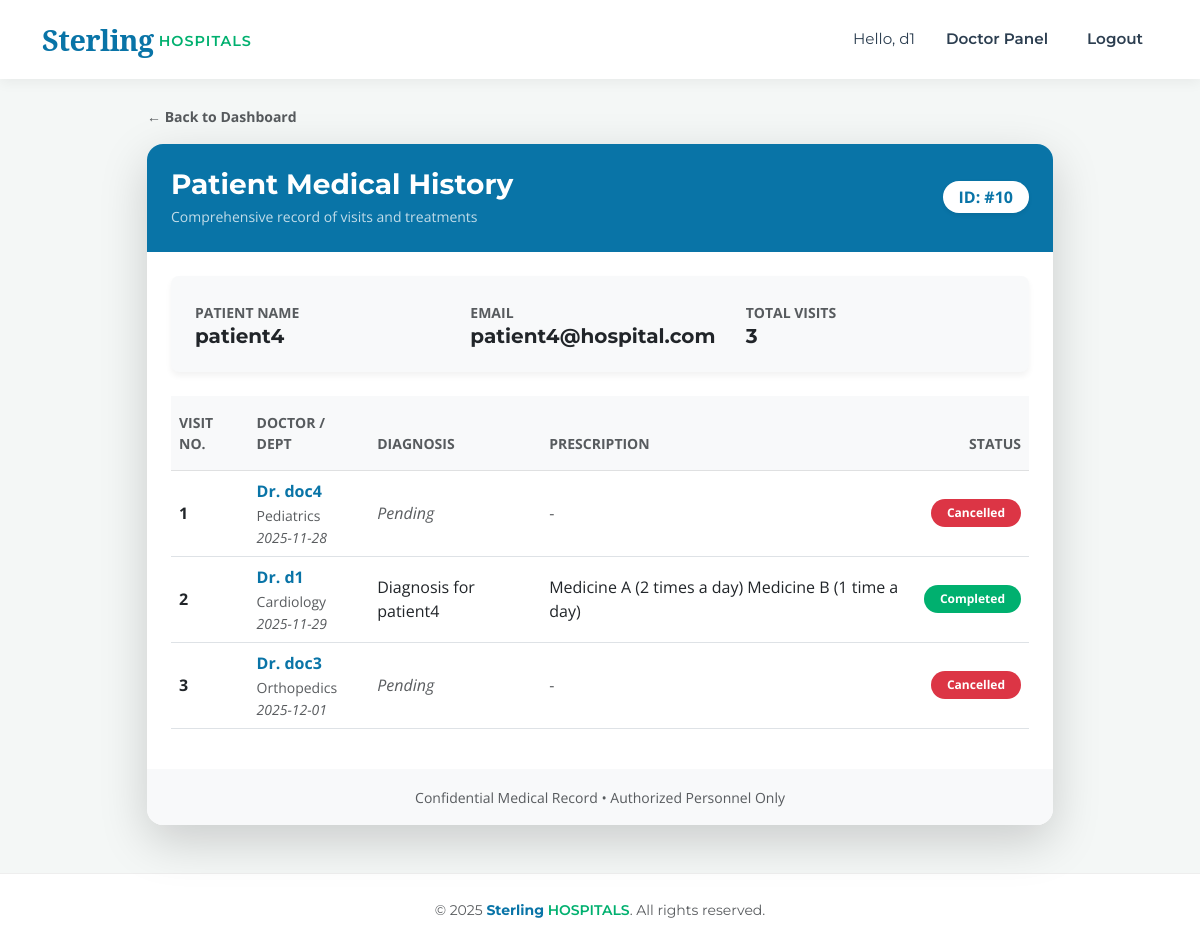
The page /patient_history/10 (signed in) on the database its author committed.
### models.py (models this page shows, shortened)
class User(db.Model, UserMixin):
    __tablename__ = 'users'
    id = db.Column(db.Integer, primary_key=True)
    username = db.Column(db.String(100), unique=True, nullable=False)
    email = db.Column(db.String(120), unique=True, nullable=False)
    password = db.Column(db.String(200), nullable=False)
    role = db.Column(db.String(20), nullable=False)  # admin, doctor, patient
    phone_number = db.Column(db.String(15), nullable=True)
    is_active_user = db.Column(db.Boolean, default=True)
    department_id = db.Column(db.Integer, db.ForeignKey('departments.id'), nullable=True)
    doctor_appointments = db.relationship('Appointment', foreign_keys='Appointment.doctor_id', backref='doctor_ref', lazy=True)
    patient_appointments = db.relationship('Appointment', foreign_keys='Appointment.patient_id', backref='patient_ref', lazy=True)

class Appointment(db.Model):
    __tablename__ = 'appointments'
    id = db.Column(db.Integer, primary_key=True)
    patient_id = db.Column(db.Integer, db.ForeignKey('users.id'), nullable=False)
    doctor_id = db.Column(db.Integer, db.ForeignKey('users.id'), nullable=False)
    appointment_date = db.Column(db.Date, nullable=False)
    appointment_time = db.Column(db.Time, nullable=False)
    status = db.Column(db.String(20), default='Pending')
    treatment = db.relationship('Treatment', backref='appointment', uselist=False, lazy=True)
    created_at = db.Column(db.DateTime, default=datetime.utcnow)

class Department(db.Model):
    __tablename__ = 'departments'
    id = db.Column(db.Integer, primary_key=True)
    name = db.Column(db.String(100), unique=True, nullable=False)
    description = db.Column(db.Text, nullable=True)
    doctors = db.relationship('User', backref='department', lazy=True)

class Treatment(db.Model):
    __tablename__ = 'treatments'
    id = db.Column(db.Integer, primary_key=True)
    appointment_id = db.Column(db.Integer, db.ForeignKey('appointments.id'), nullable=False)
    diagnosis = db.Column(db.Text, nullable=False)
    prescription = db.Column(db.Text, nullable=False)
    doctor_notes = db.Column(db.Text, nullable=True)
    date_recorded = db.Column(db.DateTime, default=datetime.utcnow)

### app.py (the view)
@app.route('/patient_history/<int:patient_id>')
@login_required
def patient_history(patient_id):
    if current_user.role not in ['admin', 'doctor'] and current_user.id != patient_id:
        flash('Access denied.', 'danger')
        return redirect(url_for('index'))
    patient = db.session.get(User, patient_id)
    history = Appointment.query.filter_by(patient_id=patient_id).all()
    return render_template('patient_history.html', patient=patient, history=history)

### app.py (called while the page is built)
@login_manager.user_loader
def load_user(user_id):
    return db.session.get(User, int(user_id))

### templates/patient_history.html (shortened to what this page needs)
{% extends "base.html" %}
{% block content %}
<div class="container mt-4">
    <div class="row justify-content-center">
        <div class="col-lg-10">
            <div class="mb-3">
                {% if current_user.role == 'admin' %}
                    <a href="{{ url_for('admin_dashboard') }}" class="text-decoration-none text-muted fw-bold small">
                        &larr; Back to Dashboard
                    </a>
                {% elif current_user.role == 'doctor' %}
                    <a href="{{ url_for('doctor_dashboard') }}" class="text-decoration-none text-muted fw-bold small">
                        &larr; Back to Dashboard
                    </a>
                {% else %}
                    <a href="{{ url_for('patient_dashboard') }}" class="text-decoration-none text-muted fw-bold small">
                        &larr; Back to Dashboard
                    </a>
                {% endif %}
            </div>
            <div class="card shadow-lg border-0 rounded-4 overflow-hidden">
                <div class="card-header bg-primary text-white p-4 d-flex justify-content-between align-items-center">
                    <div>
                        <h3 class="mb-1 fw-bold">Patient Medical History</h3>
                        <p class="mb-0 opacity-75 small">Comprehensive record of visits and treatments</p>
                    </div>
                    <div>
                        <span class="badge bg-white text-primary fs-6 px-3 py-2 rounded-pill shadow-sm">
                            ID: #{{ patient.id }}
                        </span>
                    </div>
                </div>
                <div class="card-body p-4 bg-white">
                    <div class="card bg-light border-0 rounded-3 mb-4">
                        <div class="card-body p-4">
                            <div class="row g-3">
                                <div class="col-md-4">
                                    <small class="text-muted fw-bold text-uppercase">Patient Name</small>
                                    <h5 class="fw-bold text-dark mb-0">{{ patient.username }}</h5>
                                </div>
                                <div class="col-md-4">
                                    <small class="text-muted fw-bold text-uppercase">Email</small>
                                    <h5 class="fw-bold text-dark mb-0">{{ patient.email }}</h5>
                                </div>
                                <div class="col-md-4">
                                    <small class="text-muted fw-bold text-uppercase">Total Visits</small>
                                    <h5 class="fw-bold text-dark mb-0">{{ history|length }}</h5>
                                </div>
                            </div>
                        </div>
                    </div>
                    <div class="table-responsive">
                        <table class="table table-hover align-middle">
                            <thead class="table-light">
                                <tr>
                                    <th class="py-3 text-muted small fw-bold text-uppercase">Visit No.</th>
                                    <th class="py-3 text-muted small fw-bold text-uppercase">Doctor / Dept</th>
                                    <th class="py-3 text-muted small fw-bold text-uppercase">Diagnosis</th>
                                    <th class="py-3 text-muted small fw-bold text-uppercase">Prescription</th>
                                    <th class="py-3 text-muted small fw-bold text-uppercase text-end">Status</th>
                                </tr>
                            </thead>
                            <tbody>
                                {% for appointment in history %}
                                <tr>
                                    <td class="fw-bold text-dark">{{ loop.index }}</td>
                                    <td>
                                        <div class="fw-bold text-primary">Dr. {{ appointment.doctor_ref.username }}</div>
                                        <small class="text-muted">{{ appointment.doctor_ref.department.name if appointment.doctor_ref.department else 'General' }}</small>
                                        <div class="small text-muted fst-italic">{{ appointment.appointment_date }}</div>
                                    </td>
                                    <td>
                                        {% if appointment.treatment %}
                                            {{ appointment.treatment.diagnosis }}
                                        {% else %}
                                            <span class="text-muted fst-italic">Pending</span>
                                        {% endif %}
                                    </td>
                                    <td>
                                        {% if appointment.treatment %}
                                            {{ appointment.treatment.prescription }}
                                        {% else %}
                                            <span class="text-muted">-</span>
                                        {% endif %}
                                    </td>
                                    <td class="text-end">
                                        {% if appointment.status == 'Completed' %}
                                            <span class="badge bg-success text-white rounded-pill px-3 py-2">Completed</span>
                                        {% elif appointment.status == 'Cancelled' %}
                                            <span class="badge bg-danger text-white rounded-pill px-3 py-2">Cancelled</span>
                                        {% else %}
                                            <span class="badge bg-warning text-dark rounded-pill px-3 py-2">Scheduled</span>
                                        {% endif %}
                                    </td>
                                </tr>
                                {% endfor %}
                            </tbody>
                        </table>
                    </div>
                </div>
                <div class="card-footer bg-light text-center py-3 border-0">
                    <small class="text-muted">Confidential Medical Record • Authorized Personnel Only</small>
                </div>
            </div>
        </div>
    </div>
</div>
{% endblock %}

### templates/base.html (shortened to what this page needs)
<!DOCTYPE html>
<html lang="en">
<head>
    <link href="https://cdn.jsdelivr.net/npm/bootstrap@5.3.0/dist/css/bootstrap.min.css" rel="stylesheet">
    <link rel="stylesheet" href="https://cdn.jsdelivr.net/npm/bootstrap-icons@1.11.1/font/bootstrap-icons.css">
    <link rel="stylesheet" href="{{ url_for('static', filename='css/style.css') }}">
</head>
<body>
    <nav class="navbar navbar-expand-lg navbar-light fixed-top">
        <div class="container">
            <a class="navbar-brand" href="{{ url_for('index') }}">
                <span class="brand-sterling">Sterling</span>
                <span class="brand-hospitals">HOSPITALS</span>
            </a>
            <div class="collapse navbar-collapse" id="navbarNav">
                <ul class="navbar-nav ms-auto align-items-center">
                    {% if current_user.is_authenticated %}
                        <li class="nav-item">
                            <span class="nav-link text-muted" style="font-weight: 400;">Hello, {{ current_user.username }}</span>
                        </li>
                        <li class="nav-item">
                            {% if current_user.role == 'admin' %}
                                <a class="nav-link" href="{{ url_for('admin_dashboard') }}">Admin Dashboard</a>
                            {% elif current_user.role == 'doctor' %}
                                <a class="nav-link" href="{{ url_for('doctor_dashboard') }}">Doctor Panel</a>
                            {% else %}
                                <a class="nav-link" href="{{ url_for('patient_dashboard') }}">My Health</a>
                            {% endif %}
                        </li>
                        <li class="nav-item">
                            <a class="nav-link btn btn-danger text-white btn-sm ms-3" style="border-radius: 4px; padding: 6px 15px;" href="{{ url_for('logout') }}">Logout</a>
                        </li>
                    {% endif %}
                </ul>
            </div>
        </div>
    </nav>
    <div style="height: 80px;"></div>
    <div class="container mt-4 mb-5">
        {% block content %}{% endblock %}
    </div>
    <footer class="text-center text-muted py-4 mt-auto">
        <div class="container">
            <small>&copy; 2025 <span style="color: var(--brand-blue); font-weight:700;">Sterling</span> <span style="color: var(--brand-green); font-weight:600;">HOSPITALS</span>. All rights reserved.</small>
        </div>
    </footer>
</body>
</html>

### static/css/style.css (style rules this page uses)
:root { --brand-blue: #0974A7; --brand-dark-blue: #015890; --brand-green: #00B06F; --brand-dark: #2c3e50; --bg-soft: #f4f7f6; --brand-edit: #FAD10A; }
body { font-family: "Open Sans", sans-serif; background-color: var(--bg-soft); color: #333; }
h1, h2, h3, h4, h5, h6, .btn, .navbar-brand, .nav-link { font-family: "Montserrat", sans-serif; }
.navbar { background-color: white !important; box-shadow: 0 4px 12px rgba(0,0,0,0.05); padding: 0.8rem 0; }
.navbar-brand { display: flex; align-items: center; text-decoration: none; }
.brand-sterling { font-family: "Noto Serif", serif; color: var(--brand-blue); font-weight: 700; font-size: 1.8rem; letter-spacing: -0.5px; }
.brand-hospitals { font-family: "Montserrat", sans-serif; color: var(--brand-green); font-weight: 600; font-size: 0.9rem; text-transform: uppercase; letter-spacing: 1px; margin-left: 5px; padding-top: 5px; }
.nav-link { color: var(--brand-dark) !important; font-weight: 600; font-size: 0.95rem; margin-left: 15px; transition: color 0.3s; }
.btn-primary, .bg-primary { background-color: var(--brand-blue) !important; border-color: var(--brand-blue) !important; color: #fff !important; }
.text-primary { color: var(--brand-blue) !important; }
.btn-success, .bg-success { background-color: var(--brand-green) !important; border-color: var(--brand-green) !important; color: #fff !important; }
.card { border: none; border-radius: 8px; box-shadow: 0 4px 6px rgba(0,0,0,0.05); }
footer { background-color: white; border-top: 1px solid #eee; font-family: "Montserrat", sans-serif; }

### rows shown on the page
User: username "d1"
User: id "10", username "patient4", email "patient4@hospital.com"
Appointment: doctor_ref.username "doc4", doctor_ref.department "Pediatrics", appointment_date "2025-11-28", shows "Pending", status "Cancelled"
Appointment: doctor_ref.username "d1", doctor_ref.department "Cardiology", appointment_date "2025-11-29", treatment.diagnosis "Diagnosis for patient4", treatment.prescription "Medicine A (2 times a day) Medicine B (1 time a day)", status "Completed"
Appointment: doctor_ref.username "doc3", doctor_ref.department "Orthopedics", appointment_date "2025-12-01", shows "Pending", status "Cancelled"

### other values the page prints
{{ history|length }} "3"
